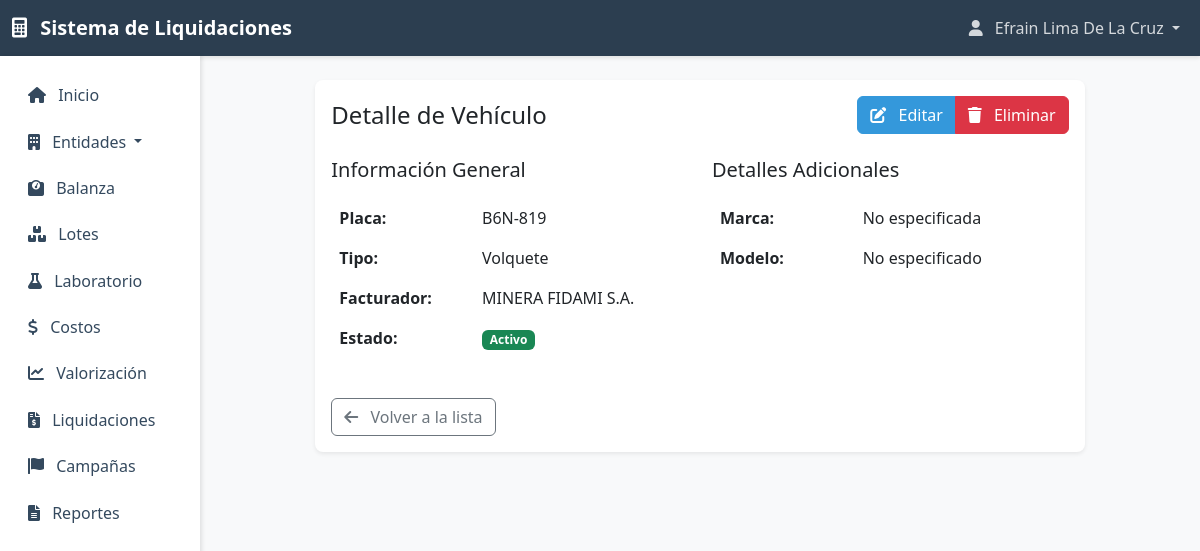
The page /entidades/vehiculos/1/ (signed in) on the database as committed earlier.
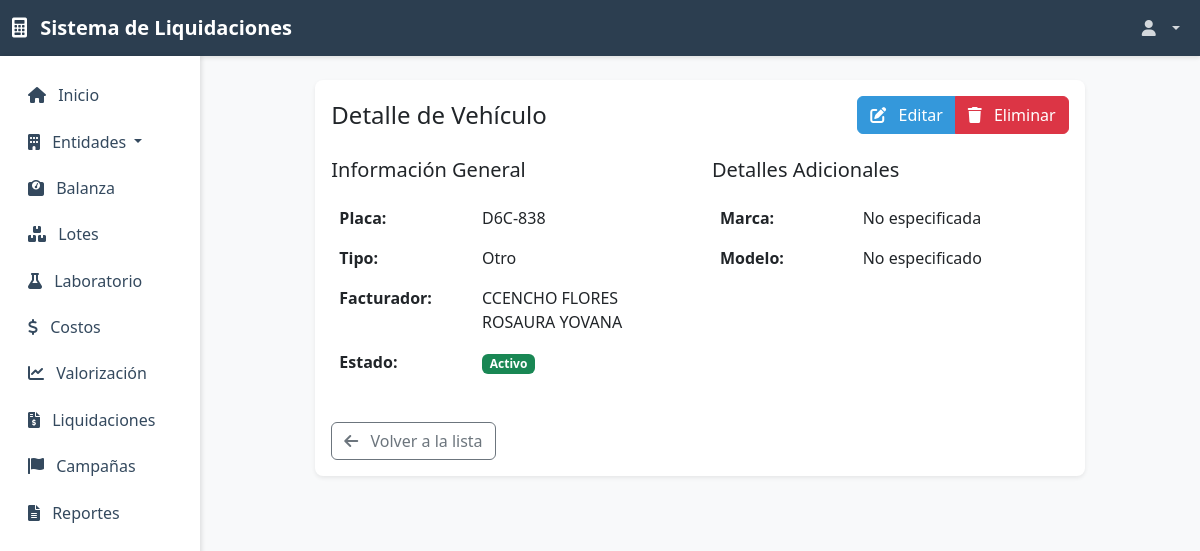
The same page on the database as committed later.
### usuarios/models.py (models this page shows, shortened)
class Usuario(AbstractUser):
    ROLES = (
        ('planta', 'Planta'),
        ('laboratorio', 'Laboratorio'),
        ('comercial', 'Comercial'),
        ('administrador', 'Administrador'),
    )
    rol = models.CharField(max_length=20, choices=ROLES, default='planta')
    telefono = models.CharField(max_length=15, blank=True, null=True)
    direccion = models.TextField(blank=True, null=True)
    groups = models.ManyToManyField(
        'auth.Group',
        related_name='usuario_set',
        blank=True,
        help_text='The groups this user belongs to. A user will get all permissions granted to each of their groups.',
        verbose_name='groups',
    )
    user_permissions = models.ManyToManyField(
        'auth.Permission',
        related_name='usuario_set',
        blank=True,
        help_text='Specific permissions for this user.',
        verbose_name='user permissions',
    )
    class Meta:
        verbose_name = 'Usuario'
        verbose_name_plural = 'Usuarios'

### entidades/models.py (models this page shows, shortened)
class Vehiculo(models.Model):
    TIPOS = (
        ('camion', 'Camión'),
        ('volquete', 'Volquete'),
        ('otro', 'Otro'),
    )
    placa = models.CharField(max_length=10, unique=True)
    tipo = models.CharField(max_length=20, choices=TIPOS)
    facturador = models.ForeignKey(Facturador, on_delete=models.CASCADE, related_name='vehiculos')
    marca = models.CharField(max_length=50, blank=True, null=True)
    modelo = models.CharField(max_length=50, blank=True, null=True)
    observacion = models.TextField(blank=True, null=True)
    fecha_creacion = models.DateTimeField(auto_now_add=True)
    fecha_actualizacion = models.DateTimeField(auto_now=True)
    estado = models.BooleanField(default=True)
    class Meta:
        verbose_name = 'Vehículo'
        verbose_name_plural = 'Vehículos'

class Facturador(models.Model):
    TIPOS = (
        ('empresa', 'Empresa'),
        ('acopio', 'Acopio'),
        ('contrata', 'Contrata'),
        ('sociedad', 'Sociedad'),
        ('transportista', 'Transportista'),
        ('otro', 'Otro'),
    )
    BANCOS = (
        ('bcp', 'BCP'),
        ('bbva', 'BBVA'),
        ('interbank', 'Interbank'),
        ('scotiabank', 'Scotiabank'),
        ('nacion', 'Nación'),
        ('pichincha', 'Pichincha'),
        ('mibanco', 'Mibanco'),
        ('creditea', 'Creditea'),
        ('banbif', 'BanBif'),
        ('falabella', 'Falabella'),
        ('azteca', 'Azteca'),
        ('gnb', 'GNB'),
        ('otro', 'Otro'),
    )
    razon_social = models.CharField(max_length=200)
    ruc = models.CharField(max_length=11, unique=True)
    tipo = models.CharField(max_length=20, choices=TIPOS)
    direccion = models.TextField(blank=True, null=True)
    telefono = models.CharField(max_length=15, blank=True, null=True)
    correo = models.EmailField(blank=True, null=True)
    observacion = models.TextField(blank=True, null=True)
    banco = models.CharField(max_length=50, choices=BANCOS, blank=True, null=True, verbose_name='Banco')
    numero_cuenta_bancaria = models.CharField(max_length=30, blank=True, null=True, verbose_name='Número de Cuenta Bancaria')
    fecha_creacion = models.DateTimeField(auto_now_add=True)
    fecha_actualizacion = models.DateTimeField(auto_now=True)
    estado = models.BooleanField(default=True)
    class Meta:
        verbose_name = 'Facturador'
        verbose_name_plural = 'Facturadores'
    def __str__(self):
        return self.razon_social

### entidades/views.py (the view)
# urls.py: path('vehiculos/<int:pk>/', views.vehiculo_detail, name='vehiculo_detail'),
@permission_required('entidades.view_vehiculo', raise_exception=True)
def vehiculo_detail(request, pk):
    vehiculo = get_object_or_404(Vehiculo, pk=pk)
    context = {
        'object': vehiculo,
    }
    return render(request, 'entidades/vehiculo_detail.html', context)

### templates/entidades/vehiculo_detail.html (shortened to what this page needs)
{% extends 'base.html' %}
{% block content %}
<div class="container-fluid py-4">
    <div class="row justify-content-center">
        <div class="col-md-10">
            <div class="card border-0 shadow-sm">
                <div class="card-body">
                    <div class="d-flex justify-content-between align-items-center mb-4">
                        <h4 class="card-title mb-0">Detalle de Vehículo</h4>
                        <div class="btn-group">
                            <a href="{% url 'entidades:vehiculo_update' object.pk %}" class="btn btn-primary">
                                <i class="fas fa-edit me-2"></i>
                                Editar
                            </a>
                            <a href="{% url 'entidades:vehiculo_delete' object.pk %}" class="btn btn-danger">
                                <i class="fas fa-trash me-2"></i>
                                Eliminar
                            </a>
                        </div>
                    </div>
                    <div class="row">
                        <div class="col-md-6">
                            <h5 class="mb-3">Información General</h5>
                            <table class="table table-borderless">
                                <tr>
                                    <th style="width: 40%">Placa:</th>
                                    <td>{{ object.placa }}</td>
                                </tr>
                                <tr>
                                    <th>Tipo:</th>
                                    <td>{{ object.get_tipo_display }}</td>
                                </tr>
                                <tr>
                                    <th>Facturador:</th>
                                    <td>{{ object.facturador }}</td>
                                </tr>
                                <tr>
                                    <th>Estado:</th>
                                    <td>
                                        {% if object.estado %}
                                            <span class="badge bg-success">Activo</span>
                                        {% else %}
                                            <span class="badge bg-danger">Inactivo</span>
                                        {% endif %}
                                    </td>
                                </tr>
                            </table>
                        </div>
                        <div class="col-md-6">
                            <h5 class="mb-3">Detalles Adicionales</h5>
                            <table class="table table-borderless">
                                <tr>
                                    <th style="width: 40%">Marca:</th>
                                    <td>{{ object.marca|default:"No especificada" }}</td>
                                </tr>
                                <tr>
                                    <th>Modelo:</th>
                                    <td>{{ object.modelo|default:"No especificado" }}</td>
                                </tr>
                            </table>
                        </div>
                    </div>
                    <div class="mt-4">
                        <a href="{% url 'entidades:vehiculo_list' %}" class="btn btn-outline-secondary">
                            <i class="fas fa-arrow-left me-2"></i>
                            Volver a la lista
                        </a>
                    </div>
                </div>
            </div>
        </div>
    </div>
</div>
{% endblock %}

### templates/base.html (shortened to what the changed rows need)
<!DOCTYPE html>
<html lang="es">
<head>
    <link href="https://cdn.jsdelivr.net/npm/bootstrap@5.3.0/dist/css/bootstrap.min.css" rel="stylesheet">
    <link href="https://cdnjs.cloudflare.com/ajax/libs/font-awesome/6.0.0/css/all.min.css" rel="stylesheet">
</head>
<body>
    <nav class="navbar navbar-expand-lg navbar-dark">
        <div class="container-fluid">
            <div class="collapse navbar-collapse" id="navbarNav">
                <ul class="navbar-nav ms-auto mb-2 mb-lg-0">
                    {% if user.is_authenticated %}
                    <li class="nav-item dropdown d-none d-lg-block">
                        <a class="nav-link dropdown-toggle" href="#" id="userDropdownDesktop" role="button" data-bs-toggle="dropdown">
                            <i class="fas fa-user me-2"></i>
                            {{ user.get_full_name }}
                        </a>
                    </li>
                    {% else %}
                    <li class="nav-item">
                        <a class="nav-link" href="{% url 'login' %}">Iniciar Sesión</a>
                    </li>
                    {% endif %}
                </ul>
            </div>
        </div>
    </nav>
    <div class="container-fluid">
        <div class="row">
            <main class="{% if user.is_authenticated %}col-md-9 ms-sm-auto col-lg-10 px-md-4{% else %}col-12{% endif %}">
                {% block content %}{% endblock %}
            </main>
        </div>
    </div>
</body>
</html>

Rows that differ between the two databases and show on the page:
no longer on this page (row edited): Usuario: get_full_name "Efrain Lima De La Cruz"
changed Vehiculo "No especificada": placa "B6N-819" → "D6C-838"; tipo "Volquete" → "Otro"; facturador "MINERA FIDAMI S.A." → "CCENCHO FLORES ROSAURA YOVANA"
